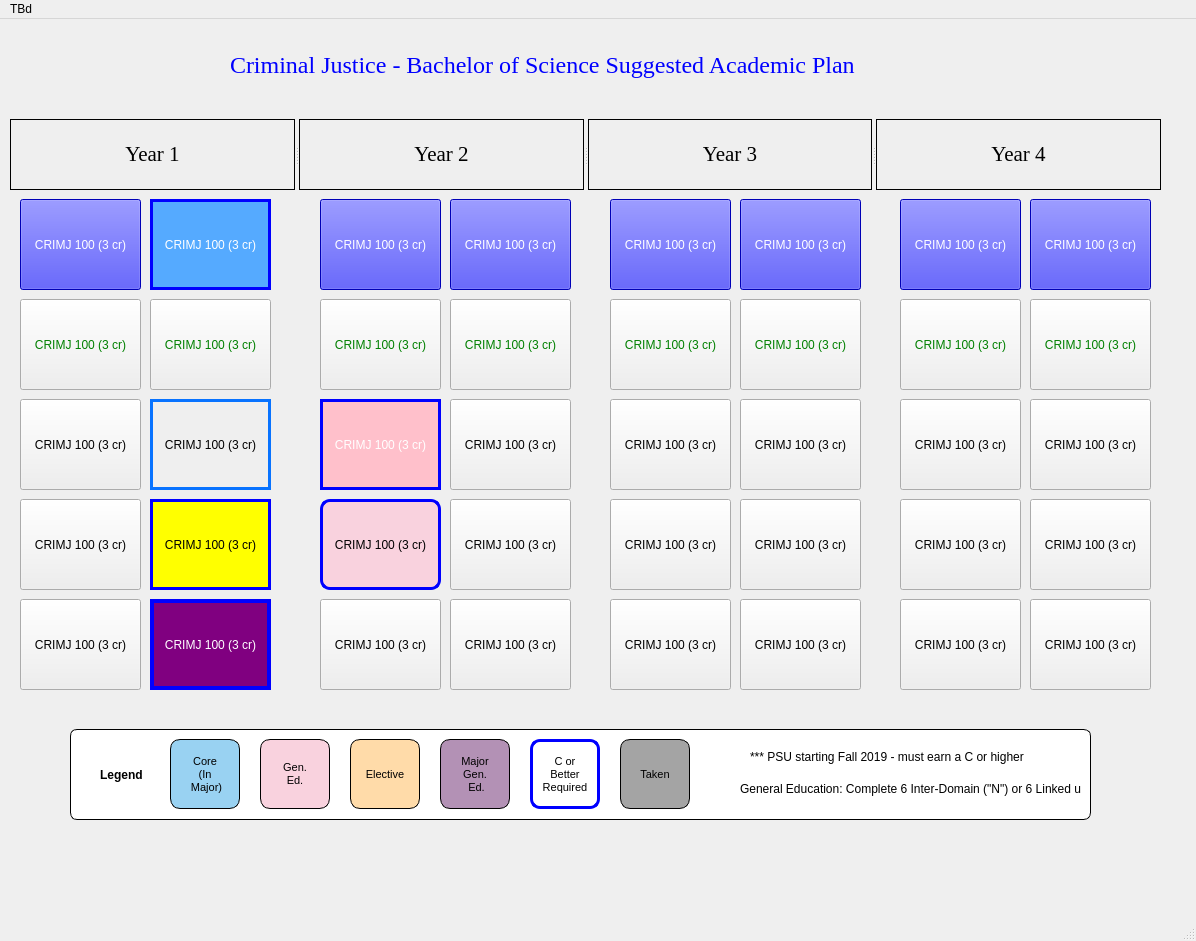
 <widget class="QMainWindow" name="MainWindow">
  <property name="geometry">
   <rect>
    <x>0</x>
    <y>0</y>
    <width>1196</width>
    <height>941</height>
   </rect>
  </property>
  <property name="windowTitle">
   <string>MainWindow</string>
  </property>
  <widget class="QWidget" name="centralwidget">
   <widget class="QLabel" name="label">
    <property name="geometry">
     <rect>
      <x>230</x>
      <y>30</y>
      <width>771</width>
      <height>31</height>
     </rect>
    </property>
    <property name="font">
     <font>
      <family>Times New Roman</family>
      <pointsize>18</pointsize>
     </font>
    </property>
    <property name="mouseTracking">
     <bool>true</bool>
    </property>
    <property name="styleSheet">
     <string notr="true">color: blue;</string>
    </property>
    <property name="midLineWidth">
     <number>1</number>
    </property>
    <property name="text">
     <string>Criminal Justice - Bachelor of Science Suggested Academic Plan</string>
    </property>
   </widget>
   <widget class="QPushButton" name="pushButton">
    <property name="geometry">
     <rect>
      <x>20</x>
      <y>180</y>
      <width>121</width>
      <height>91</height>
     </rect>
    </property>
    <property name="styleSheet">
     <string notr="true">background-color: blue;
color: white;
</string>
    </property>
    <property name="text">
     <string>CRIMJ 100 (3 cr)</string>
    </property>
    <property name="checkable">
     <bool>false</bool>
    </property>
    <property name="autoDefault">
     <bool>true</bool>
    </property>
   </widget>
   <widget class="QSplitter" name="splitter">
    <property name="geometry">
     <rect>
      <x>10</x>
      <y>100</y>
      <width>1151</width>
      <height>71</height>
     </rect>
    </property>
    <property name="font">
     <font>
      <pointsize>16</pointsize>
     </font>
    </property>
    <property name="orientation">
     <enum>Qt::Horizontal</enum>
    </property>
    <widget class="QLabel" name="label_2">
     <property name="font">
      <font>
       <family>Times New Roman</family>
       <pointsize>16</pointsize>
      </font>
     </property>
     <property name="layoutDirection">
      <enum>Qt::LeftToRight</enum>
     </property>
     <property name="autoFillBackground">
      <bool>false</bool>
     </property>
     <property name="frameShape">
      <enum>QFrame::Box</enum>
     </property>
     <property name="frameShadow">
      <enum>QFrame::Plain</enum>
     </property>
     <property name="text">
      <string>Year 1</string>
     </property>
     <property name="textFormat">
      <enum>Qt::RichText</enum>
     </property>
     <property name="alignment">
      <set>Qt::AlignCenter</set>
     </property>
     <property name="wordWrap">
      <bool>false</bool>
     </property>
    </widget>
    <widget class="QLabel" name="label_3">
     <property name="font">
      <font>
       <family>Times New Roman</family>
       <pointsize>16</pointsize>
      </font>
     </property>
     <property name="layoutDirection">
      <enum>Qt::LeftToRight</enum>
     </property>
     <property name="autoFillBackground">
      <bool>false</bool>
     </property>
     <property name="frameShape">
      <enum>QFrame::Box</enum>
     </property>
     <property name="frameShadow">
      <enum>QFrame::Plain</enum>
     </property>
     <property name="text">
      <string>Year 2</string>
     </property>
     <property name="textFormat">
      <enum>Qt::RichText</enum>
     </property>
     <property name="alignment">
      <set>Qt::AlignCenter</set>
     </property>
     <property name="wordWrap">
      <bool>false</bool>
     </property>
    </widget>
    <widget class="QLabel" name="label_4">
     <property name="font">
      <font>
       <family>Times New Roman</family>
       <pointsize>16</pointsize>
      </font>
     </property>
     <property name="layoutDirection">
      <enum>Qt::LeftToRight</enum>
     </property>
     <property name="autoFillBackground">
      <bool>false</bool>
     </property>
     <property name="frameShape">
      <enum>QFrame::Box</enum>
     </property>
     <property name="frameShadow">
      <enum>QFrame::Plain</enum>
     </property>
     <property name="text">
      <string>Year 3</string>
     </property>
     <property name="textFormat">
      <enum>Qt::RichText</enum>
     </property>
     <property name="alignment">
      <set>Qt::AlignCenter</set>
     </property>
     <property name="wordWrap">
      <bool>false</bool>
     </property>
    </widget>
    <widget class="QLabel" name="label_5">
     <property name="font">
      <font>
       <family>Times New Roman</family>
       <pointsize>16</pointsize>
      </font>
     </property>
     <property name="layoutDirection">
      <enum>Qt::LeftToRight</enum>
     </property>
     <property name="autoFillBackground">
      <bool>false</bool>
     </property>
     <property name="frameShape">
      <enum>QFrame::Box</enum>
     </property>
     <property name="frameShadow">
      <enum>QFrame::Plain</enum>
     </property>
     <property name="text">
      <string>Year 4</string>
     </property>
     <property name="textFormat">
      <enum>Qt::RichText</enum>
     </property>
     <property name="alignment">
      <set>Qt::AlignCenter</set>
     </property>
     <property name="wordWrap">
      <bool>false</bool>
     </property>
     <property name="indent">
      <number>-2</number>
     </property>
    </widget>
   </widget>
   <widget class="QPushButton" name="pushButton_2">
    <property name="geometry">
     <rect>
      <x>20</x>
      <y>280</y>
      <width>121</width>
      <height>91</height>
     </rect>
    </property>
    <property name="styleSheet">
     <string notr="true">color: green;
</string>
    </property>
    <property name="text">
     <string>CRIMJ 100 (3 cr)</string>
    </property>
    <property name="checkable">
     <bool>false</bool>
    </property>
    <property name="autoDefault">
     <bool>true</bool>
    </property>
   </widget>
   <widget class="QPushButton" name="pushButton_3">
    <property name="geometry">
     <rect>
      <x>20</x>
      <y>380</y>
      <width>121</width>
      <height>91</height>
     </rect>
    </property>
    <property name="styleSheet">
     <string notr="true">color: black;
</string>
    </property>
    <property name="text">
     <string>CRIMJ 100 (3 cr)</string>
    </property>
    <property name="checkable">
     <bool>false</bool>
    </property>
   </widget>
   <widget class="QPushButton" name="pushButton_4">
    <property name="geometry">
     <rect>
      <x>20</x>
      <y>480</y>
      <width>121</width>
      <height>91</height>
     </rect>
    </property>
    <property name="styleSheet">
     <string notr="true">color: black;
</string>
    </property>
    <property name="text">
     <string>CRIMJ 100 (3 cr)</string>
    </property>
    <property name="checkable">
     <bool>false</bool>
    </property>
   </widget>
   <widget class="QPushButton" name="pushButton_5">
    <property name="geometry">
     <rect>
      <x>20</x>
      <y>580</y>
      <width>121</width>
      <height>91</height>
     </rect>
    </property>
    <property name="styleSheet">
     <string notr="true">color: black;
</string>
    </property>
    <property name="text">
     <string>CRIMJ 100 (3 cr)</string>
    </property>
    <property name="checkable">
     <bool>false</bool>
    </property>
   </widget>
   <widget class="QPushButton" name="pushButton_6">
    <property name="geometry">
     <rect>
      <x>150</x>
      <y>380</y>
      <width>121</width>
      <height>91</height>
     </rect>
    </property>
    <property name="styleSheet">
     <string notr="true">color: black;
border : 3px solid rgb(8, 115, 255);
</string>
    </property>
    <property name="text">
     <string>CRIMJ 100 (3 cr)</string>
    </property>
    <property name="checkable">
     <bool>false</bool>
    </property>
   </widget>
   <widget class="QPushButton" name="pushButton_7">
    <property name="geometry">
     <rect>
      <x>150</x>
      <y>480</y>
      <width>121</width>
      <height>91</height>
     </rect>
    </property>
    <property name="styleSheet">
     <string notr="true">background-color: yellow;
color: black;
border : 3px solid blue;
</string>
    </property>
    <property name="text">
     <string>CRIMJ 100 (3 cr)</string>
    </property>
    <property name="checkable">
     <bool>false</bool>
    </property>
   </widget>
   <widget class="QPushButton" name="pushButton_8">
    <property name="geometry">
     <rect>
      <x>150</x>
      <y>180</y>
      <width>121</width>
      <height>91</height>
     </rect>
    </property>
    <property name="styleSheet">
     <string notr="true">background-color: rgb(85, 170, 255);
color: white;
border : 3px solid blue;
</string>
    </property>
    <property name="text">
     <string>CRIMJ 100 (3 cr)</string>
    </property>
    <property name="checkable">
     <bool>false</bool>
    </property>
    <property name="autoDefault">
     <bool>true</bool>
    </property>
   </widget>
   <widget class="QPushButton" name="pushButton_9">
    <property name="geometry">
     <rect>
      <x>150</x>
      <y>280</y>
      <width>121</width>
      <height>91</height>
     </rect>
    </property>
    <property name="styleSheet">
     <string notr="true">color: green;
</string>
    </property>
    <property name="text">
     <string>CRIMJ 100 (3 cr)</string>
    </property>
    <property name="checkable">
     <bool>false</bool>
    </property>
    <property name="autoDefault">
     <bool>true</bool>
    </property>
   </widget>
   <widget class="QPushButton" name="pushButton_10">
    <property name="geometry">
     <rect>
      <x>150</x>
      <y>580</y>
      <width>121</width>
      <height>91</height>
     </rect>
    </property>
    <property name="styleSheet">
     <string notr="true">background-color: purple;
color: white;
border : 4px solid blue;
</string>
    </property>
    <property name="text">
     <string>CRIMJ 100 (3 cr)</string>
    </property>
    <property name="checkable">
     <bool>false</bool>
    </property>
   </widget>
   <widget class="QPushButton" name="pushButton_11">
    <property name="geometry">
     <rect>
      <x>450</x>
      <y>180</y>
      <width>121</width>
      <height>91</height>
     </rect>
    </property>
    <property name="styleSheet">
     <string notr="true">background-color: blue;
color: white;
</string>
    </property>
    <property name="text">
     <string>CRIMJ 100 (3 cr)</string>
    </property>
    <property name="checkable">
     <bool>false</bool>
    </property>
    <property name="autoDefault">
     <bool>true</bool>
    </property>
   </widget>
   <widget class="QPushButton" name="pushButton_12">
    <property name="geometry">
     <rect>
      <x>450</x>
      <y>580</y>
      <width>121</width>
      <height>91</height>
     </rect>
    </property>
    <property name="styleSheet">
     <string notr="true">color: black;
</string>
    </property>
    <property name="text">
     <string>CRIMJ 100 (3 cr)</string>
    </property>
    <property name="checkable">
     <bool>false</bool>
    </property>
   </widget>
   <widget class="QPushButton" name="pushButton_13">
    <property name="geometry">
     <rect>
      <x>320</x>
      <y>380</y>
      <width>121</width>
      <height>91</height>
     </rect>
    </property>
    <property name="styleSheet">
     <string notr="true">background-color: pink;
color: white;
border : 3px solid blue;
</string>
    </property>
    <property name="text">
     <string>CRIMJ 100 (3 cr)</string>
    </property>
    <property name="checkable">
     <bool>false</bool>
    </property>
   </widget>
   <widget class="QPushButton" name="pushButton_14">
    <property name="geometry">
     <rect>
      <x>450</x>
      <y>380</y>
      <width>121</width>
      <height>91</height>
     </rect>
    </property>
    <property name="styleSheet">
     <string notr="true">color: black;
</string>
    </property>
    <property name="text">
     <string>CRIMJ 100 (3 cr)</string>
    </property>
    <property name="checkable">
     <bool>false</bool>
    </property>
   </widget>
   <widget class="QPushButton" name="pushButton_15">
    <property name="geometry">
     <rect>
      <x>450</x>
      <y>280</y>
      <width>121</width>
      <height>91</height>
     </rect>
    </property>
    <property name="styleSheet">
     <string notr="true">color: green;
</string>
    </property>
    <property name="text">
     <string>CRIMJ 100 (3 cr)</string>
    </property>
    <property name="checkable">
     <bool>false</bool>
    </property>
    <property name="autoDefault">
     <bool>true</bool>
    </property>
   </widget>
   <widget class="QPushButton" name="pushButton_16">
    <property name="geometry">
     <rect>
      <x>320</x>
      <y>480</y>
      <width>121</width>
      <height>91</height>
     </rect>
    </property>
    <property name="styleSheet">
     <string notr="true">border-radius: 10px;
background-color: rgb(249, 210, 222);
border: 3px solid blue;</string>
    </property>
    <property name="text">
     <string>CRIMJ 100 (3 cr)</string>
    </property>
    <property name="checkable">
     <bool>false</bool>
    </property>
   </widget>
   <widget class="QPushButton" name="pushButton_17">
    <property name="geometry">
     <rect>
      <x>320</x>
      <y>180</y>
      <width>121</width>
      <height>91</height>
     </rect>
    </property>
    <property name="styleSheet">
     <string notr="true">background-color: blue;
color: white;
</string>
    </property>
    <property name="text">
     <string>CRIMJ 100 (3 cr)</string>
    </property>
    <property name="checkable">
     <bool>false</bool>
    </property>
    <property name="autoDefault">
     <bool>true</bool>
    </property>
   </widget>
   <widget class="QPushButton" name="pushButton_18">
    <property name="geometry">
     <rect>
      <x>450</x>
      <y>480</y>
      <width>121</width>
      <height>91</height>
     </rect>
    </property>
    <property name="styleSheet">
     <string notr="true">color: black;
</string>
    </property>
    <property name="text">
     <string>CRIMJ 100 (3 cr)</string>
    </property>
    <property name="checkable">
     <bool>false</bool>
    </property>
   </widget>
   <widget class="QPushButton" name="pushButton_19">
    <property name="geometry">
     <rect>
      <x>320</x>
      <y>280</y>
      <width>121</width>
      <height>91</height>
     </rect>
    </property>
    <property name="styleSheet">
     <string notr="true">color: green;
</string>
    </property>
    <property name="text">
     <string>CRIMJ 100 (3 cr)</string>
    </property>
    <property name="checkable">
     <bool>false</bool>
    </property>
    <property name="autoDefault">
     <bool>true</bool>
    </property>
   </widget>
   <widget class="QPushButton" name="pushButton_20">
    <property name="geometry">
     <rect>
      <x>320</x>
      <y>580</y>
      <width>121</width>
      <height>91</height>
     </rect>
    </property>
    <property name="styleSheet">
     <string notr="true">color: black;
</string>
    </property>
    <property name="text">
     <string>CRIMJ 100 (3 cr)</string>
    </property>
    <property name="checkable">
     <bool>false</bool>
    </property>
   </widget>
   <widget class="QPushButton" name="pushButton_21">
    <property name="geometry">
     <rect>
      <x>740</x>
      <y>180</y>
      <width>121</width>
      <height>91</height>
     </rect>
    </property>
    <property name="styleSheet">
     <string notr="true">background-color: blue;
color: white;
</string>
    </property>
    <property name="text">
     <string>CRIMJ 100 (3 cr)</string>
    </property>
    <property name="checkable">
     <bool>false</bool>
    </property>
    <property name="autoDefault">
     <bool>true</bool>
    </property>
   </widget>
   <widget class="QPushButton" name="pushButton_22">
    <property name="geometry">
     <rect>
      <x>740</x>
      <y>580</y>
      <width>121</width>
      <height>91</height>
     </rect>
    </property>
    <property name="styleSheet">
     <string notr="true">color: black;
</string>
    </property>
    <property name="text">
     <string>CRIMJ 100 (3 cr)</string>
    </property>
    <property name="checkable">
     <bool>false</bool>
    </property>
   </widget>
   <widget class="QPushButton" name="pushButton_23">
    <property name="geometry">
     <rect>
      <x>610</x>
      <y>380</y>
      <width>121</width>
      <height>91</height>
     </rect>
    </property>
    <property name="styleSheet">
     <string notr="true">color: black;
</string>
    </property>
    <property name="text">
     <string>CRIMJ 100 (3 cr)</string>
    </property>
    <property name="checkable">
     <bool>false</bool>
    </property>
   </widget>
   <widget class="QPushButton" name="pushButton_24">
    <property name="geometry">
     <rect>
      <x>740</x>
      <y>380</y>
      <width>121</width>
      <height>91</height>
     </rect>
    </property>
    <property name="styleSheet">
     <string notr="true">color: black;
</string>
    </property>
    <property name="text">
     <string>CRIMJ 100 (3 cr)</string>
    </property>
    <property name="checkable">
     <bool>false</bool>
    </property>
   </widget>
   <widget class="QPushButton" name="pushButton_25">
    <property name="geometry">
     <rect>
      <x>740</x>
      <y>280</y>
      <width>121</width>
      <height>91</height>
     </rect>
    </property>
    <property name="styleSheet">
     <string notr="true">color: green;
</string>
    </property>
    <property name="text">
     <string>CRIMJ 100 (3 cr)</string>
    </property>
    <property name="checkable">
     <bool>false</bool>
    </property>
    <property name="autoDefault">
     <bool>true</bool>
    </property>
   </widget>
   <widget class="QPushButton" name="pushButton_26">
    <property name="geometry">
     <rect>
      <x>610</x>
      <y>480</y>
      <width>121</width>
      <height>91</height>
     </rect>
    </property>
    <property name="styleSheet">
     <string notr="true">color: black;
</string>
    </property>
    <property name="text">
     <string>CRIMJ 100 (3 cr)</string>
    </property>
    <property name="checkable">
     <bool>false</bool>
    </property>
   </widget>
   <widget class="QPushButton" name="pushButton_27">
    <property name="geometry">
     <rect>
      <x>610</x>
      <y>180</y>
      <width>121</width>
      <height>91</height>
     </rect>
    </property>
    <property name="styleSheet">
     <string notr="true">background-color: blue;
color: white;
</string>
    </property>
    <property name="text">
     <string>CRIMJ 100 (3 cr)</string>
    </property>
    <property name="checkable">
     <bool>false</bool>
    </property>
    <property name="autoDefault">
     <bool>true</bool>
    </property>
   </widget>
   <widget class="QPushButton" name="pushButton_28">
    <property name="geometry">
     <rect>
      <x>740</x>
      <y>480</y>
      <width>121</width>
      <height>91</height>
     </rect>
    </property>
    <property name="styleSheet">
     <string notr="true">color: black;
</string>
    </property>
    <property name="text">
     <string>CRIMJ 100 (3 cr)</string>
    </property>
    <property name="checkable">
     <bool>false</bool>
    </property>
   </widget>
   <widget class="QPushButton" name="pushButton_29">
    <property name="geometry">
     <rect>
      <x>610</x>
      <y>280</y>
      <width>121</width>
      <height>91</height>
     </rect>
    </property>
    <property name="styleSheet">
     <string notr="true">color: green;
</string>
    </property>
    <property name="text">
     <string>CRIMJ 100 (3 cr)</string>
    </property>
    <property name="checkable">
     <bool>false</bool>
    </property>
    <property name="autoDefault">
     <bool>true</bool>
    </property>
   </widget>
   <widget class="QPushButton" name="pushButton_30">
    <property name="geometry">
     <rect>
      <x>610</x>
      <y>580</y>
      <width>121</width>
      <height>91</height>
     </rect>
    </property>
    <property name="styleSheet">
     <string notr="true">color: black;
</string>
    </property>
    <property name="text">
     <string>CRIMJ 100 (3 cr)</string>
    </property>
    <property name="checkable">
     <bool>false</bool>
    </property>
   </widget>
   <widget class="QPushButton" name="pushButton_31">
    <property name="geometry">
     <rect>
      <x>1030</x>
      <y>180</y>
      <width>121</width>
      <height>91</height>
     </rect>
    </property>
    <property name="styleSheet">
     <string notr="true">background-color: blue;
color: white;
</string>
    </property>
    <property name="text">
     <string>CRIMJ 100 (3 cr)</string>
    </property>
    <property name="checkable">
     <bool>false</bool>
    </property>
    <property name="autoDefault">
     <bool>true</bool>
    </property>
   </widget>
   <widget class="QPushButton" name="pushButton_32">
    <property name="geometry">
     <rect>
      <x>1030</x>
      <y>580</y>
      <width>121</width>
      <height>91</height>
     </rect>
    </property>
    <property name="styleSheet">
     <string notr="true">color: black;
</string>
    </property>
    <property name="text">
     <string>CRIMJ 100 (3 cr)</string>
    </property>
    <property name="checkable">
     <bool>false</bool>
    </property>
   </widget>
   <widget class="QPushButton" name="pushButton_33">
    <property name="geometry">
     <rect>
      <x>900</x>
      <y>380</y>
      <width>121</width>
      <height>91</height>
     </rect>
    </property>
    <property name="styleSheet">
     <string notr="true">color: black;
</string>
    </property>
    <property name="text">
     <string>CRIMJ 100 (3 cr)</string>
    </property>
    <property name="checkable">
     <bool>false</bool>
    </property>
   </widget>
   <widget class="QPushButton" name="pushButton_34">
    <property name="geometry">
     <rect>
      <x>1030</x>
      <y>380</y>
      <width>121</width>
      <height>91</height>
     </rect>
    </property>
    <property name="styleSheet">
     <string notr="true">color: black;
</string>
    </property>
    <property name="text">
     <string>CRIMJ 100 (3 cr)</string>
    </property>
    <property name="checkable">
     <bool>false</bool>
    </property>
   </widget>
   <widget class="QPushButton" name="pushButton_35">
    <property name="geometry">
     <rect>
      <x>1030</x>
      <y>280</y>
      <width>121</width>
      <height>91</height>
     </rect>
    </property>
    <property name="styleSheet">
     <string notr="true">color: green;
</string>
    </property>
    <property name="text">
     <string>CRIMJ 100 (3 cr)</string>
    </property>
    <property name="checkable">
     <bool>false</bool>
    </property>
    <property name="autoDefault">
     <bool>true</bool>
    </property>
   </widget>
   <widget class="QPushButton" name="pushButton_36">
    <property name="geometry">
     <rect>
      <x>900</x>
      <y>480</y>
      <width>121</width>
      <height>91</height>
     </rect>
    </property>
    <property name="styleSheet">
     <string notr="true">color: black;
</string>
    </property>
    <property name="text">
     <string>CRIMJ 100 (3 cr)</string>
    </property>
    <property name="checkable">
     <bool>false</bool>
    </property>
   </widget>
   <widget class="QPushButton" name="pushButton_37">
    <property name="geometry">
     <rect>
      <x>900</x>
      <y>180</y>
      <width>121</width>
      <height>91</height>
     </rect>
    </property>
    <property name="styleSheet">
     <string notr="true">background-color: blue;
color: white;
</string>
    </property>
    <property name="text">
     <string>CRIMJ 100 (3 cr)</string>
    </property>
    <property name="checkable">
     <bool>false</bool>
    </property>
    <property name="autoDefault">
     <bool>true</bool>
    </property>
   </widget>
   <widget class="QPushButton" name="pushButton_38">
    <property name="geometry">
     <rect>
      <x>1030</x>
      <y>480</y>
      <width>121</width>
      <height>91</height>
     </rect>
    </property>
    <property name="styleSheet">
     <string notr="true">color: black;
</string>
    </property>
    <property name="text">
     <string>CRIMJ 100 (3 cr)</string>
    </property>
    <property name="checkable">
     <bool>false</bool>
    </property>
   </widget>
   <widget class="QPushButton" name="pushButton_39">
    <property name="geometry">
     <rect>
      <x>900</x>
      <y>280</y>
      <width>121</width>
      <height>91</height>
     </rect>
    </property>
    <property name="styleSheet">
     <string notr="true">color: green;
</string>
    </property>
    <property name="text">
     <string>CRIMJ 100 (3 cr)</string>
    </property>
    <property name="checkable">
     <bool>false</bool>
    </property>
    <property name="autoDefault">
     <bool>true</bool>
    </property>
   </widget>
   <widget class="QPushButton" name="pushButton_40">
    <property name="geometry">
     <rect>
      <x>900</x>
      <y>580</y>
      <width>121</width>
      <height>91</height>
     </rect>
    </property>
    <property name="styleSheet">
     <string notr="true">color: black;
</string>
    </property>
    <property name="text">
     <string>CRIMJ 100 (3 cr)</string>
    </property>
    <property name="checkable">
     <bool>false</bool>
    </property>
   </widget>
   <widget class="QPushButton" name="pushButton_41">
    <property name="geometry">
     <rect>
      <x>170</x>
      <y>720</y>
      <width>70</width>
      <height>70</height>
     </rect>
    </property>
    <property name="font">
     <font>
      <family>MS Shell Dlg 2</family>
      <pointsize>8</pointsize>
      <weight>9</weight>
      <italic>false</italic>
      <bold>false</bold>
     </font>
    </property>
    <property name="styleSheet">
     <string notr="true">border-radius: 10px;
font: 75 8pt &quot;MS Shell Dlg 2&quot;;
background-color: rgb(153, 210, 242);
border: 1px solid black;</string>
    </property>
    <property name="text">
     <string>Core
(In
 Major)</string>
    </property>
    <property name="autoRepeatDelay">
     <number>300</number>
    </property>
    <property name="autoRepeatInterval">
     <number>100</number>
    </property>
    <property name="flat">
     <bool>false</bool>
    </property>
   </widget>
   <widget class="QPushButton" name="pushButton_42">
    <property name="geometry">
     <rect>
      <x>260</x>
      <y>720</y>
      <width>70</width>
      <height>70</height>
     </rect>
    </property>
    <property name="font">
     <font>
      <pointsize>8</pointsize>
      <weight>50</weight>
      <bold>false</bold>
     </font>
    </property>
    <property name="styleSheet">
     <string notr="true">border-radius: 10px;
background-color: rgb(249, 210, 222);
border: 1px solid black;</string>
    </property>
    <property name="text">
     <string>Gen.
Ed.</string>
    </property>
    <property name="autoRepeatDelay">
     <number>300</number>
    </property>
    <property name="autoRepeatInterval">
     <number>100</number>
    </property>
    <property name="flat">
     <bool>false</bool>
    </property>
   </widget>
   <widget class="QLabel" name="label_11">
    <property name="geometry">
     <rect>
      <x>750</x>
      <y>730</y>
      <width>311</width>
      <height>16</height>
     </rect>
    </property>
    <property name="text">
     <string>*** PSU starting Fall 2019 - must earn a C or higher</string>
    </property>
   </widget>
   <widget class="QPushButton" name="pushButton_43">
    <property name="geometry">
     <rect>
      <x>530</x>
      <y>720</y>
      <width>70</width>
      <height>70</height>
     </rect>
    </property>
    <property name="font">
     <font>
      <pointsize>8</pointsize>
      <weight>50</weight>
      <bold>false</bold>
     </font>
    </property>
    <property name="styleSheet">
     <string notr="true">border-radius: 10px;
border: 3px solid blue;</string>
    </property>
    <property name="text">
     <string>C or 
Better
Required</string>
    </property>
    <property name="autoRepeatDelay">
     <number>300</number>
    </property>
    <property name="autoRepeatInterval">
     <number>100</number>
    </property>
    <property name="flat">
     <bool>false</bool>
    </property>
   </widget>
   <widget class="QPushButton" name="pushButton_44">
    <property name="geometry">
     <rect>
      <x>620</x>
      <y>720</y>
      <width>70</width>
      <height>70</height>
     </rect>
    </property>
    <property name="font">
     <font>
      <pointsize>8</pointsize>
      <weight>50</weight>
      <bold>false</bold>
     </font>
    </property>
    <property name="styleSheet">
     <string notr="true">border-radius: 10px;
background-color: rgb(164, 164, 164);
border: 1px solid black;</string>
    </property>
    <property name="text">
     <string>Taken</string>
    </property>
    <property name="autoRepeatDelay">
     <number>300</number>
    </property>
    <property name="autoRepeatInterval">
     <number>100</number>
    </property>
    <property name="flat">
     <bool>false</bool>
    </property>
   </widget>
   <widget class="QPushButton" name="pushButton_45">
    <property name="geometry">
     <rect>
      <x>350</x>
      <y>720</y>
      <width>70</width>
      <height>70</height>
     </rect>
    </property>
    <property name="font">
     <font>
      <pointsize>8</pointsize>
      <weight>50</weight>
      <bold>false</bold>
     </font>
    </property>
    <property name="styleSheet">
     <string notr="true">border-radius: 10px;
background-color: rgb(255, 219, 169);
border: 1px solid black;</string>
    </property>
    <property name="text">
     <string>Elective</string>
    </property>
    <property name="autoRepeatDelay">
     <number>300</number>
    </property>
    <property name="autoRepeatInterval">
     <number>100</number>
    </property>
    <property name="flat">
     <bool>false</bool>
    </property>
   </widget>
   <widget class="QLabel" name="label_12">
    <property name="geometry">
     <rect>
      <x>740</x>
      <y>760</y>
      <width>341</width>
      <height>20</height>
     </rect>
    </property>
    <property name="text">
     <string>General Education: Complete 6 Inter-Domain (&quot;N&quot;) or 6 Linked units</string>
    </property>
   </widget>
   <widget class="QLabel" name="label_10">
    <property name="geometry">
     <rect>
      <x>100</x>
      <y>740</y>
      <width>61</width>
      <height>31</height>
     </rect>
    </property>
    <property name="font">
     <font>
      <pointsize>9</pointsize>
      <weight>75</weight>
      <bold>true</bold>
     </font>
    </property>
    <property name="text">
     <string>Legend</string>
    </property>
   </widget>
   <widget class="QPushButton" name="pushButton_46">
    <property name="geometry">
     <rect>
      <x>70</x>
      <y>710</y>
      <width>1021</width>
      <height>91</height>
     </rect>
    </property>
    <property name="styleSheet">
     <string notr="true">background-color: rgb(255, 255, 255);
border: 1px solid black;
border-radius: 7px;</string>
    </property>
    <property name="text">
     <string/>
    </property>
   </widget>
   <widget class="QPushButton" name="pushButton_47">
    <property name="geometry">
     <rect>
      <x>440</x>
      <y>720</y>
      <width>70</width>
      <height>70</height>
     </rect>
    </property>
    <property name="font">
     <font>
      <pointsize>8</pointsize>
      <weight>50</weight>
      <bold>false</bold>
     </font>
    </property>
    <property name="styleSheet">
     <string notr="true">border-radius: 10px;
background-color: rgb(179, 145, 181);
border: 1px solid black;</string>
    </property>
    <property name="text">
     <string>Major &amp;
Gen.
 Ed.</string>
    </property>
    <property name="autoRepeatDelay">
     <number>300</number>
    </property>
    <property name="autoRepeatInterval">
     <number>100</number>
    </property>
    <property name="flat">
     <bool>false</bool>
    </property>
   </widget>
   <zorder>pushButton_46</zorder>
   <zorder>label</zorder>
   <zorder>pushButton</zorder>
   <zorder>splitter</zorder>
   <zorder>pushButton_2</zorder>
   <zorder>pushButton_3</zorder>
   <zorder>pushButton_4</zorder>
   <zorder>pushButton_5</zorder>
   <zorder>pushButton_6</zorder>
   <zorder>pushButton_7</zorder>
   <zorder>pushButton_8</zorder>
   <zorder>pushButton_9</zorder>
   <zorder>pushButton_10</zorder>
   <zorder>pushButton_11</zorder>
   <zorder>pushButton_12</zorder>
   <zorder>pushButton_13</zorder>
   <zorder>pushButton_14</zorder>
   <zorder>pushButton_15</zorder>
   <zorder>pushButton_16</zorder>
   <zorder>pushButton_17</zorder>
   <zorder>pushButton_18</zorder>
   <zorder>pushButton_19</zorder>
   <zorder>pushButton_20</zorder>
   <zorder>pushButton_21</zorder>
   <zorder>pushButton_22</zorder>
   <zorder>pushButton_23</zorder>
   <zorder>pushButton_24</zorder>
   <zorder>pushButton_25</zorder>
   <zorder>pushButton_26</zorder>
   <zorder>pushButton_27</zorder>
   <zorder>pushButton_28</zorder>
   <zorder>pushButton_29</zorder>
   <zorder>pushButton_30</zorder>
   <zorder>pushButton_31</zorder>
   <zorder>pushButton_32</zorder>
   <zorder>pushButton_33</zorder>
   <zorder>pushButton_34</zorder>
   <zorder>pushButton_35</zorder>
   <zorder>pushButton_36</zorder>
   <zorder>pushButton_37</zorder>
   <zorder>pushButton_38</zorder>
   <zorder>pushButton_39</zorder>
   <zorder>pushButton_40</zorder>
   <zorder>pushButton_41</zorder>
   <zorder>pushButton_42</zorder>
   <zorder>label_11</zorder>
   <zorder>pushButton_43</zorder>
   <zorder>pushButton_44</zorder>
   <zorder>pushButton_45</zorder>
   <zorder>label_12</zorder>
   <zorder>label_10</zorder>
   <zorder>pushButton_47</zorder>
  </widget>
  <widget class="QMenuBar" name="menubar">
   <property name="geometry">
    <rect>
     <x>0</x>
     <y>0</y>
     <width>1196</width>
     <height>26</height>
    </rect>
   </property>
   <widget class="QMenu" name="menuTBd">
    <property name="title">
     <string>TBd</string>
    </property>
   </widget>
   <addaction name="menuTBd"/>
  </widget>
  <widget class="QStatusBar" name="statusbar"/>
 </widget>
